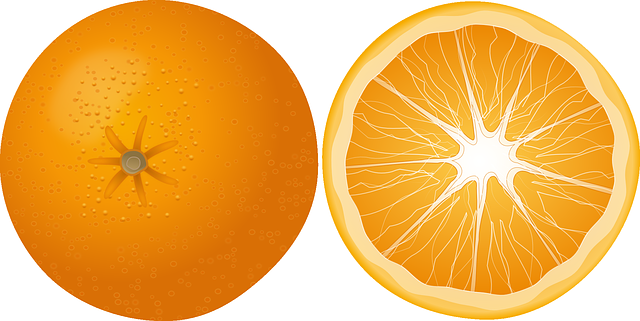
#> input picture sample/orange.png, 640 x 321 px
$ python allEvent.py
#> lines starting #> are read from the running program, lines starting #| are printed output that depends on the picture; after the words box and inside, x2 and y2 are one past the last pixel; in counts of white or black regions, pixels touching at a corner belong together
import cv2 as cv
import sys

def on_trackbar(x):
    pass

cv.namedWindow('Canny')

# 트랙바 생성
cv.createTrackbar('low threshold', 'Canny', 0, 1000, on_trackbar)
cv.createTrackbar('high threshold', 'Canny', 0, 1000, on_trackbar)

# 트랙바 초기화
cv.setTrackbarPos('low threshold', 'Canny', 50)
cv.setTrackbarPos('high threshold', 'Canny', 150)

img_color = cv.imread('../sample/orange.png', cv.IMREAD_COLOR)
#> img_color is the input picture: shape (321, 640, 3); mean B, G, R 90.8, 180.7, 242.3

if img_color is None:
    print("이미지 파일을 읽을수 없습니다.")
    sys.exit(1)

img_gray = cv.cvtColor(img_color, cv.COLOR_BGR2GRAY)
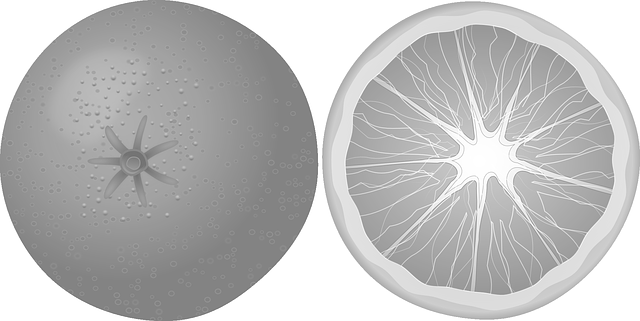
#> img_gray: shape (321, 640); min 110, max 255, mean 188.9


# 두개의 사진이 따로 나오는 출력
# cv.imshow('GrayScale', img_gray)
# cv.imshow('Canny', img_canny)

while(1):
    low = cv.getTrackbarPos('low threshold', 'Canny')
    high = cv.getTrackbarPos('high threshold', 'Canny')

    img_canny = cv.Canny(img_gray, low, high)
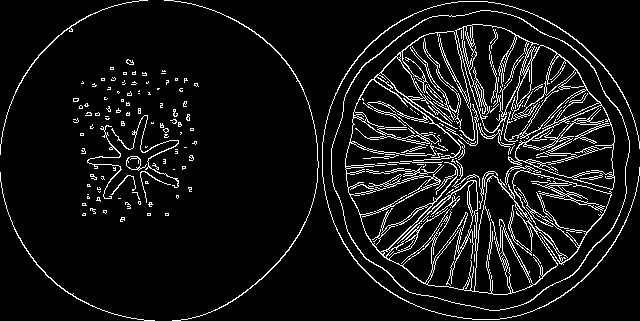
#> img_canny: shape (321, 640); 8% white in thin lines or dots


    # cv.imshow('Canny', img_canny)

    if cv.waitKey(1) & 0xFF == 27:
#> (key Esc is pressed here)
        break

    # # 수평 방향으로 matrics에 포함된 이미지를 연결
    # img_result = cv.hconcat([img_gray, img_canny])

    #수직 방향으로 matrics에 포함된 이미지를 연결
    img_result = cv.vconcat([img_gray, img_canny])

    cv.imshow('Canny', img_result)

cv.waitKey(0)
cv.destroyAllWindows()
